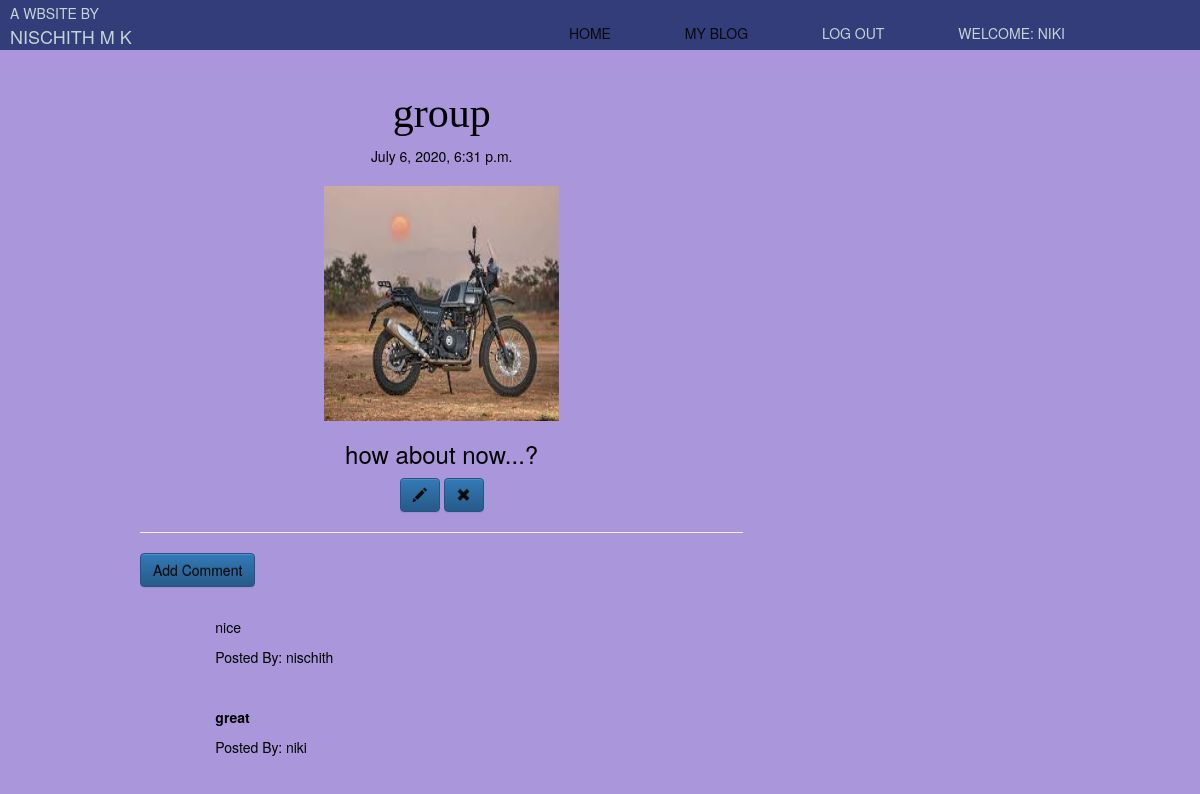
/post/21/ (signed in), run on the app's committed database.
### blog/models.py (models this page shows, shortened)
class Post(models.Model):
    author = models.ForeignKey('auth.User',on_delete=models.CASCADE)
    title = models.CharField(max_length=200)
    text = models.TextField()
    create_date = models.DateTimeField(default=timezone.now())
    published_date = models.DateTimeField(blank=True,null=True)
    photo = models.ImageField(upload_to='images/',max_length=255,blank=True,null=True)
    likes = models.ManyToManyField(User,related_name='blog_posts')

class Comment(models.Model):
    post = models.ForeignKey('blog.post',related_name='comments',on_delete=models.CASCADE)
    author = models.CharField(max_length=200)
    text = models.TextField()
    create_date = models.DateTimeField(default=timezone.now())
    approved_comment = models.BooleanField(default=False)

### blog/views.py (the view)
# urls.py: url(r'^post/(?P<pk>\d+)/$',views.PostDetailView.as_view(),name='post_detail'),
class PostDetailView(LoginRequiredMixin,DetailView):
    model = Post
    login_required = True

### blog/templates/blog/post_detail.html (shortened to what this page needs)
{% extends "blog/base.html" %}
{% block content %}
<h1 class="posttitle loader">{{ post.title }}</h1>
{% if post.published_date %}
<div class="date postdate">
    {{ post.published_date }}
</div>
<br>
<div align="center">
{% else %}
<a class="btn btn-default" href="{% url 'post_publish' pk=post.pk %}">Publish</a>
{% endif %}
{% if post.photo %}
    <img src="{{ post.photo.url }}"  class='' height='235' width='235'>
        {% endif %}
<h3>{{ post.text|safe|linebreaksbr }} </h3>
{% if user.is_authenticated %}
<a class="btn btn-primary" href="{% url 'post_edit' pk=post.pk %}">
    <span class="glyphicon glyphicon-pencil"></span>
</a>
<a class="btn btn-primary" href="{% url 'post_remove' pk=post.pk %}">
    <span class="glyphicon glyphicon-remove"></span>
</a>
{% endif %}
</div>
<hr>
<a class="btn btn-primary" href="{% url 'add_comment_to_post' pk=post.pk %}">Add Comment</a>
<div class="container">
    {% for comment in post.comments.all %}
    <br>
    {% if user.is_authenticated or comment.approved_comment %}
    <p>{{ comment.text|safe|linebreaks }}</p>
    <p> Posted By: {{ comment.author }} </p>
    {% endif %}
    {% empty %}
    <p> No Comments </p>
    {% endfor %}
</div>
{% endblock %}

### blog/templates/blog/base.html (shortened to what this page needs)
<!DOCTYPE html>
{% load static %}
<html lang="en">
<head>
        <link rel="stylesheet" href="https://maxcdn.bootstrapcdn.com/bootstrap/3.3.7/css/bootstrap.min.css">
        <link rel="stylesheet" href="https://maxcdn.bootstrapcdn.com/bootstrap/3.3.7/css/bootstrap-theme.min.css">
        <link rel="stylesheet" href="//cdn.jsdelivr.net/medium-editor/latest/css/medium-editor.min.css" type="text/css" media="screen" charset="utf-8">
        <link rel="stylesheet" href="{% static 'css/newblog.css' %}">
</head>
<body>
<body>
<div class="whole">
        <header>
                <div class="container">
      <nav>
        <ul>
                         <li id="des"><p>a wbsite by</p></li>
             <li id="name"><p>Nischith M k</p></li>
            <div class="dropdown">
                <li><a href="{% url 'post_list' %}">Home</a></li>
                                </div>
    {% if user.is_authenticated %}
            <div class="dropdown">
             <li><a href="{% url 'post_list' %}">My Blog</a></li>
                                </div>
        <li><a style="color: #c7d3d4;" href="{% url 'logout' %}">Log out</a></li>
        <li><a>Welcome: {{ user.username }}</a></li>
    {% else %}
    <li><a  href="{% url 'user_login' %}"><span class="glyphicon glyphicon-user"></span> login</a></li>
    {% endif%}
</ul>
       </nav>
    </div>
</header>
<div class="content container">
    <div class="row">
        <div class=" col-md-8">
            <div class="blog_posts">
                {% block content %}
                {% endblock %}
            </div>
        </div>
    </div>
</div>
</div>
</body>
</html>

### blog/static/css/newblog.css (style rules this page uses)
body { background: #b3b8c7; }
#name { position: absolute; top: 8px; left: 16px; }
.container { width: 80%; margin: 0 auto; }
header { background: #333d79ff; }
header::after { content: ""; display: table; clear: both; }
nav { float: right; }
nav ul { margin: 0; padding: 0; list-style: none; }
nav li { display: inline-block; margin-left: 70px; padding-top: 23px; position: relative; }
nav a { color: #c7d3d4ff; text-decoration: none; text-transform: uppercase; font-size: 14px; }
nav a::before { content: ""; display: block; height: 5px; background-color: #444; position: absolute; top: 0; width: 0%; transition: all ease-in-out 250ms; }
.dropdown { position: relative; display: inline-block; }
.postdate { text-align: center; }
.posttitle { font-family: "Chelsea Market", cursive; font-size: 3em; text-align: center; }
.content { padding: 20px; color: rgb(0, 0, 0); }
a:link { color: rgb(10, 10, 10); background-color: transparent; text-decoration: none; }

### blog/templates/blog/base.html (style rules this page uses)
body { background:#AA96DA; }
#name { position: absolute; top: 1px; left: -60px; font-size: 18px; color: #C7D3D4FF; text-transform: uppercase; }
#des { position: absolute; top: -20px; left: -60px; font-size: 14px; color: #C7D3D4FF; text-transform: uppercase; }

### data on the page
Post: title "group", published_date "July 6, 2020, 6:31 p.m.", photo (picture), text "how about now...?"
Comment: text "nice", author "nischith"
Comment: text "great", author "niki"

### other printed values
{{ user.username }} "NIKI"
